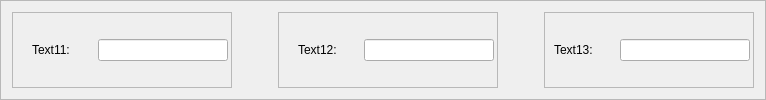
               <widget class="QFrame" name="frame_8">
                <property name="frameShape">
                 <enum>QFrame::StyledPanel</enum>
                </property>
                <property name="frameShadow">
                 <enum>QFrame::Raised</enum>
                </property>
                <layout class="QHBoxLayout" name="horizontalLayout_23">
                 <item>
                  <widget class="QFrame" name="frmState_13">
                   <property name="maximumSize">
                    <size>
                     <width>220</width>
                     <height>16777215</height>
                    </size>
                   </property>
                   <property name="frameShape">
                    <enum>QFrame::StyledPanel</enum>
                   </property>
                   <property name="frameShadow">
                    <enum>QFrame::Raised</enum>
                   </property>
                   <layout class="QHBoxLayout" name="horizontalLayout_33">
                    <property name="leftMargin">
                     <number>19</number>
                    </property>
                    <property name="topMargin">
                     <number>0</number>
                    </property>
                    <property name="bottomMargin">
                     <number>0</number>
                    </property>
                    <item>
                     <widget class="QLabel" name="lblState_17">
                      <property name="minimumSize">
                       <size>
                        <width>60</width>
                        <height>0</height>
                       </size>
                      </property>
                      <property name="maximumSize">
                       <size>
                        <width>60</width>
                        <height>16777215</height>
                       </size>
                      </property>
                      <property name="text">
                       <string>Text11:</string>
                      </property>
                     </widget>
                    </item>
                    <item>
                     <widget class="QLineEdit" name="txtText11">
                      <property name="minimumSize">
                       <size>
                        <width>130</width>
                        <height>0</height>
                       </size>
                      </property>
                      <property name="maximumSize">
                       <size>
                        <width>130</width>
                        <height>16777215</height>
                       </size>
                      </property>
                     </widget>
                    </item>
                   </layout>
                  </widget>
                 </item>
                 <item>
                  <spacer name="horizontalSpacer_11">
                   <property name="orientation">
                    <enum>Qt::Horizontal</enum>
                   </property>
                   <property name="sizeHint" stdset="0">
                    <size>
                     <width>40</width>
                     <height>20</height>
                    </size>
                   </property>
                  </spacer>
                 </item>
                 <item>
                  <widget class="QFrame" name="frmState_14">
                   <property name="maximumSize">
                    <size>
                     <width>220</width>
                     <height>16777215</height>
                    </size>
                   </property>
                   <property name="frameShape">
                    <enum>QFrame::StyledPanel</enum>
                   </property>
                   <property name="frameShadow">
                    <enum>QFrame::Raised</enum>
                   </property>
                   <layout class="QHBoxLayout" name="horizontalLayout_34">
                    <property name="leftMargin">
                     <number>19</number>
                    </property>
                    <property name="topMargin">
                     <number>0</number>
                    </property>
                    <property name="bottomMargin">
                     <number>0</number>
                    </property>
                    <item>
                     <widget class="QLabel" name="lblState_18">
                      <property name="minimumSize">
                       <size>
                        <width>60</width>
                        <height>0</height>
                       </size>
                      </property>
                      <property name="maximumSize">
                       <size>
                        <width>60</width>
                        <height>16777215</height>
                       </size>
                      </property>
                      <property name="text">
                       <string>Text12:</string>
                      </property>
                     </widget>
                    </item>
                    <item>
                     <widget class="QLineEdit" name="txtText12">
                      <property name="minimumSize">
                       <size>
                        <width>130</width>
                        <height>0</height>
                       </size>
                      </property>
                      <property name="maximumSize">
                       <size>
                        <width>130</width>
                        <height>16777215</height>
                       </size>
                      </property>
                     </widget>
                    </item>
                   </layout>
                  </widget>
                 </item>
                 <item>
                  <spacer name="horizontalSpacer_7">
                   <property name="orientation">
                    <enum>Qt::Horizontal</enum>
                   </property>
                   <property name="sizeHint" stdset="0">
                    <size>
                     <width>40</width>
                     <height>20</height>
                    </size>
                   </property>
                  </spacer>
                 </item>
                 <item>
                  <widget class="QFrame" name="frmState_8">
                   <property name="maximumSize">
                    <size>
                     <width>210</width>
                     <height>16777215</height>
                    </size>
                   </property>
                   <property name="frameShape">
                    <enum>QFrame::StyledPanel</enum>
                   </property>
                   <property name="frameShadow">
                    <enum>QFrame::Raised</enum>
                   </property>
                   <layout class="QHBoxLayout" name="horizontalLayout_25">
                    <item>
                     <widget class="QLabel" name="lblState_10">
                      <property name="minimumSize">
                       <size>
                        <width>60</width>
                        <height>0</height>
                       </size>
                      </property>
                      <property name="maximumSize">
                       <size>
                        <width>60</width>
                        <height>16777215</height>
                       </size>
                      </property>
                      <property name="text">
                       <string>Text13:</string>
                      </property>
                     </widget>
                    </item>
                    <item>
                     <widget class="QLineEdit" name="txtText13">
                      <property name="minimumSize">
                       <size>
                        <width>130</width>
                        <height>0</height>
                       </size>
                      </property>
                      <property name="maximumSize">
                       <size>
                        <width>130</width>
                        <height>16777215</height>
                       </size>
                      </property>
                     </widget>
                    </item>
                   </layout>
                  </widget>
                 </item>
                </layout>
               </widget>
